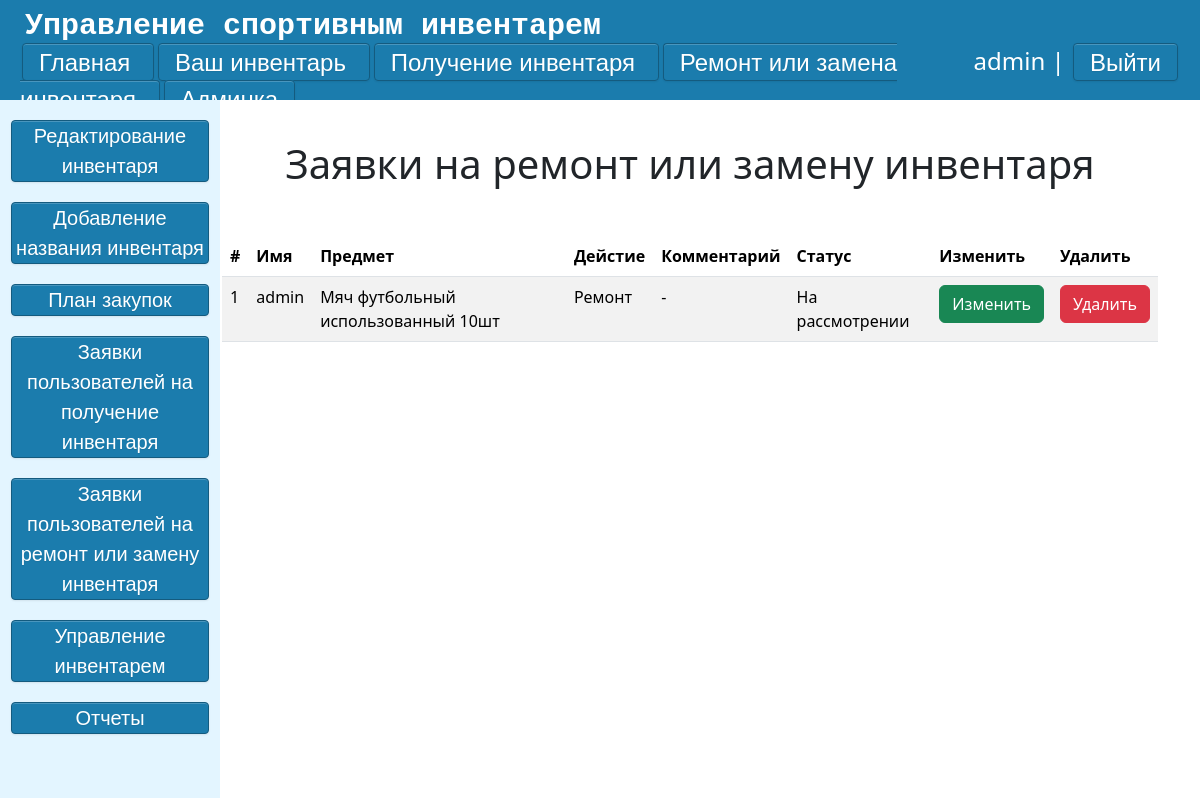
Screenshot of /console/request-for-repair-inventory/ (signed in) with the database file from the repository.
### main/models.py (models this page shows, shortened)
class Applications_repair(models.Model):
    CHOICES = {'Ремонт': 'Ремонт', 'Замена': 'Замена'}
    state = {'На рассмотрении': 'На рассмотрении', 'Выполнено': 'Выполнено', 'Отказано': 'Отказано'}
    username = models.CharField('Имя',max_length=100)
    Request = models.ForeignKey('Goods' ,on_delete=models.CASCADE,null=True,verbose_name='Предмет')
    Aim = models.CharField('Действие',choices=CHOICES,default='Ремонт',max_length=100)
    Comment = models.CharField('Комментарий', max_length=150)
    Status = models.CharField('Статус заявки',default='На рассмотрении', choices=state,max_length=100)
    class Meta:
        verbose_name = "Заявка на ремонт"
        verbose_name_plural  = "Заявки на ремонт"
    def get_absolute_url(self):
        return reverse("Update_Request_for_repair_inventory", kwargs={"post_id": self.id})
    def get_absolute_url_del(self):
        return reverse("Delete_Request_for_repair_inventory", kwargs={"post_id": self.id})

class Goods(models.Model):
    CONDITION_CHOICES = [
        ('новый', 'новый'),
        ('использованный', 'использованный'),
        ('сломанный', 'сломанный'),
    ]
    goods = models.ForeignKey('Goods_Names',on_delete=models.CASCADE,null=True,verbose_name='Предмет')
    count = models.IntegerField('Количество', default=1,validators=[MinValueValidator(1)])
    rented_count = models.IntegerField('Взято', default=0,validators=[MinValueValidator(0)])
    condition = models.CharField('Состояние', max_length=20, choices=CONDITION_CHOICES)
    created_at = models.DateTimeField('Добавлено', default=timezone.now)
    updated_at = models.DateTimeField('Обновлено', auto_now=True)
    class Meta:
        verbose_name = "Инвентарь"
        verbose_name_plural = "Инвентарь"
    def __str__(self):
        return f"{self.goods} {self.condition} {self.count-self.rented_count}шт"

class Goods_Names(models.Model):
    name_of_good = models.CharField('Название', max_length=30)
    def __str__(self):
        return self.name_of_good
    class Meta:
        verbose_name = "Название инвентаря"
        verbose_name_plural = "Названия инвентаря"

### main/views.py (the view)
# urls.py: path('console/request-for-repair-inventory/', views.Request_for_repair_inventory, name="Request_for_repair_inventory"),
def Request_for_repair_inventory(request):
    if request.user.is_superuser:
        a = (Applications_repair.objects.all())
        return render(request, 'admin/request_for_repair.html', {'a': a})
    else:
        return render(request, 'admin/Error.html')

### main/templates/admin/request_for_repair.html (shortened to what this page needs)
{% extends 'admin/admin-layout.html' %}
{% block script %}
    <link rel="stylesheet" href="https://cdn.jsdelivr.net/npm/flatpickr/dist/flatpickr.min.css">
{% endblock %}
{% block content %}
    <div class="admin-form-edit-inventory">
        <h1>Заявки на ремонт или замену инвентаря</h1>
        <div class="container mt-5">
                    <table  class="table table-striped">
                      <thead>
                        <tr>
                            <th>#</th>
                            <th>Имя</th>
                            <th>Предмет</th>
                            <th>Дейстие</th>
                            <th>Комментарий</th>
                            <th>Статус</th>
                            <th>Изменить</th>
                            <th>Удалить</th>
                        </tr>
                      </thead>
                      <tbody>
                      {% for el in a %}
                        <tr>
                            <td> {{ forloop.counter }}</td>
                            <td> {{el.username}}</td>
                            <td> {{el.Request}}</td>
                            <td> {{el.Aim }} </td>
                            <td> {{el.Comment}}</td>
                            <td> {{el.Status}}</td>
                            <td><a class="btn btn-success" href="{{el.get_absolute_url}}">Изменить</a></td>
                            <td><a class="btn btn-danger" href="{{ el.get_absolute_url_del }}">Удалить</a></td>
                        </tr>
                        {% endfor %}
                    </table>
        </div>
    </div>
{% endblock %}

### main/templates/admin/admin-layout.html (shortened to what this page needs)
{% load static %}
<!DOCTYPE html>
<html lang="ru">
<head>
    <link rel="stylesheet" href="https://cdn.jsdelivr.net/npm/bootstrap@5.3.2/dist/css/bootstrap.min.css">
    <link rel="stylesheet" href="{% static 'main/css/css.css' %}">
    <link rel="stylesheet" href="{% static 'main/css/buttons.css' %}">
    {% block script %}
    {% endblock script%}
</head>
<body>
    <div class = "back">
        <div class = 'top'>
                <div class="logo2"><samp>Управление спортивным инвентарем</samp></div>
                <div class = 'lower'>
                    <div class="left-shortcuts">
                        <a href="{% url 'main' %}" class = 'btn3'> Главная </a>
                        <a href="{% url 'my' %}" class = 'btn3'> Ваш инвентарь </a>
                        <a href="{% url 'application-get' %}" class = 'btn3'> Получение инвентаря </a>
                        <a href="{% url 'application-repair' %}" class = 'btn3'> Ремонт или замена инвентаря </a>
                        {% if request.user.is_superuser %}
                        <a href="{% url 'console' %}" class = 'btn3'> Админка </a>
                        {% endif %}
                    </div>
                    <div class="right-shortcuts">
                        {% if request.user.is_authenticated %}
                            <li class="last"> {{user.username}} | <a href="{% url 'logout' %}" class="btn3">Выйти</a></li>
                        {% else %}
                            <li class="last"><a href="register" class="btn3"> Регистрация</a>  <a href="login" class="btn3"> Войти </a></li>
                        {% endif %}
                    </div>
                </div>
        </div>
        <div class ="admin-content">
            <div class="side-bar">
                <a href="{% url 'edit_inventory' %}" class = 'btn4'> Редактирование инвентаря </a>
                <a href="{% url 'new_name_inventory' %}" class = 'btn4'> Добавление названия инвентаря </a>
                <a href="{% url 'purchase_plan' %}" class = 'btn4'> План закупок </a>
                <a href="{% url 'Request_for_receipt_inventory' %}" class = 'btn4'> Заявки пользователей на получение инвентаря</a>
                <a href="{% url 'Request_for_repair_inventory' %}" class = 'btn4'> Заявки пользователей на ремонт или замену инвентаря </a>
                <a href="{% url 'Inventory_management' %}" class = 'btn4'> Управление инвентарем </a>
                <a href="{% url 'history' %}" class = 'btn4'> Отчеты </a>
            </div>
            <div class="right-content">
                {% block content  %}
                {% endblock %}
            </div>
        </div>
    </div>
</body>
</html>

### main/static/main/css/css.css (style rules this page uses)
body { height: 100vh; width: 100vw; }
.top { display: grid; place-items: left; background: #1B7CAD; width: 100%; height: 100px; overflow: auto; }
.lower { display: grid; grid-template-columns: 80% 20%; padding: 10px width: 100%; padding-left: 20px; padding-right: 20px; font-size: 24px; margin-top: -6px; }
.back { height: 100%; width: 100%; overflow: auto; }
.logo2 { font-size: 30px; margin-left: 25px; font-weight: bold; color: #fff; }
.last { float:right; color: #fff; }
h1 { text-align: center; }
li { list-style-type: none; }
.side-bar { width: 220px; background: #e3f5ff; overflow: auto; font-size: 20px; }
.admin-content { display: grid; grid-template-columns: 210px 80vw; height: 87.3% }
.right-content { width: 100%; margin-top: 40px; margin-right: auto; margin-left: auto; overflow: auto; }

### main/static/main/css/buttons.css (style rules this page uses)
a.btn3 { border-radius: 4px; -webkit-box-shadow: inset 0 1px 0 rgba(255, 255, 255, 0.2), 0 1px 2px rgba(0, 0, 0, 0.08); -moz-box-shadow: inset 0 1px 0 rgba(255, 255, 255, 0.2), 0 1px 2px rgba(0, 0, 0, 0.08); box-shadow: inset 0 1px 0 rgba(255, 255, 255, 0.2), 0 1px 2px rgba(0, 0, 0, 0.08); color: #fff; width: auto; text-align: center; font-family: Arial, Helvetica, sans-serif; padding: 4.5px 16px; margin: 20px 2px; text-decoration: none; text-shadow: 0 1px 1px rgba(0, 0, 0, 0.075); -webkit-transition: background-color 0.1s linear; -moz-transition: background-color 0.1s linear; -o-transition: background-color 0.1s linear; transition: background-color 0.1s linear; background-color: rgb( 27, 124, 173 ); border: 1px solid rgb( 20, 91, 127 ); }
a.btn4 { border-radius: 4px; -webkit-box-shadow: inset 0 1px 0 rgba(255, 255, 255, 0.2), 0 1px 2px rgba(0, 0, 0, 0.08); -moz-box-shadow: inset 0 1px 0 rgba(255, 255, 255, 0.2), 0 1px 2px rgba(0, 0, 0, 0.08); box-shadow: inset 0 1px 0 rgba(255, 255, 255, 0.2), 0 1px 2px rgba(0, 0, 0, 0.08); color: #fff; display:block; width:90%; margin: 20px auto; text-align: center; font-family: Arial, Helvetica, sans-serif; text-decoration: none; text-shadow: 0 1px 1px rgba(0, 0, 0, 0.075); -webkit-transition: background-color 0.1s linear; -moz-transition: background-color 0.1s linear; -o-transition: background-color 0.1s linear; transition: background-color 0.1s linear; background-color: rgb( 27, 124, 173 ); border: 1px solid rgb( 20, 91, 127 ); }

### rows the page displays
Applications_repair: username "admin", Request "Мяч футбольный использованный 10шт", Aim "Ремонт", Comment "-", Status "На рассмотрении"

### other values shown
{{ user.username }} "admin"
